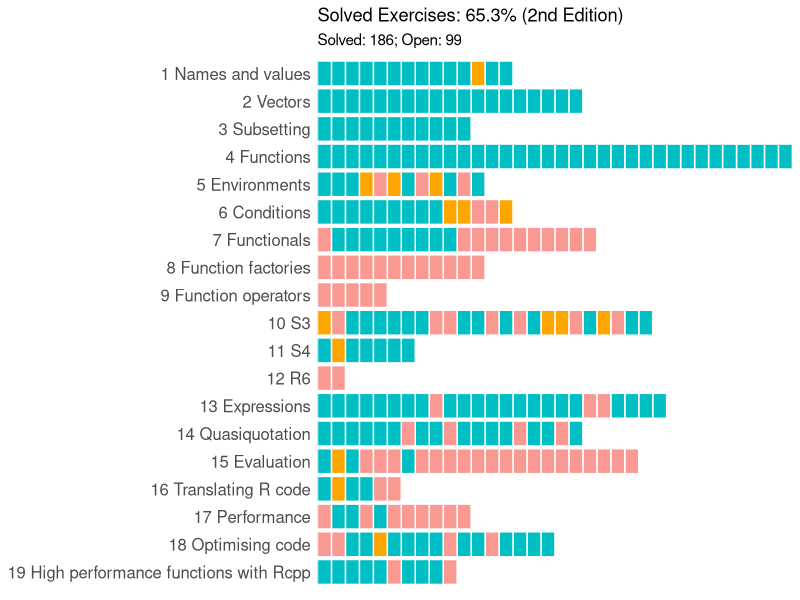

Write R code to recreate this figure. (Note: this script raises an error after producing the figure.)
## ---- chunk 1
knitr::opts_chunk$set(collapse = TRUE)  
## ---- chunk 2
library(dplyr)
library(tidyr)
library(ggplot2)
library(forcats)
library(methods)

df_new <- tibble::tribble(~ `1 Names and values`, ~ `2 Vectors`, ~ `3 Subsetting`, ~ `4 Functions`, ~ `5 Environments`, ~ `6 Conditions`, ~ `7 Functionals`, ~ `8 Function factories`,  ~ `9 Function operators`,  ~ `10 S3`, ~`11 S4`, ~`12 R6`, ~`13 Expressions`, ~`14 Quasiquotation`, ~`15 Evaluation`, ~`16 Translating R code`, ~ `17 Performance`, ~ `18 Optimising code`, ~ `19 High performance functions with Rcpp`,
                       "x",  "x",  "x",   "x",  "x",  "x",  "-",  "-",  "-",   "o",    "x",  "-",  "x",     "x",   "x",  "x",  "-",  "-",  "x",
                       "x",  "x",  "x",   "x",  "x",  "x",  "x",  "-",  "-",   "-",    "o",  "-",  "x",     "x",   "o",  "o",  "x",  "-",  "x",
                       "x",  "x",  "x",   "x",  "x",  "x",  "x",  "-",  "-",   "x",    "x",   NA,  "x",     "x",   "x",  "x",  "x",  "x",  "x",
                       "x",  "x",  "x",   "x",  "o",  "x",  "x",  "-",  "-",   "x",    "x",   NA,  "x",     "x",   "-",  "x",  "-",  "x",  "x",
                       "x",  "x",  "x",   "x",  "-",  "x",  "x",  "-",  "-",   "x",    "x",   NA,  "x",     "x",   "-",  "-",  "x",  "o",  "x",
                       "x",  "x",  "x",   "x",  "o",  "x",  "x",  "-",   NA,   "x",    "x",   NA,  "x",     "x",   "-",  "-",  "-",  "x",  "-",
                       "x",  "x",  "x",   "x",  "x",  "x",  "x",  "-",   NA,   "x",    "x",   NA,  "x",     "-",   "x",   NA,  "-",  "x",  "x",
                       "x",  "x",  "x",   "x",  "-",  "x",  "x",  "-",   NA,   "x",     NA,   NA,  "x",     "x",   "-",   NA,  "-",  "x",  "x",
                       "x",  "x",  "x",   "x",  "o",  "x",  "x",  "-",   NA,   "-",     NA,   NA,  "-",     "x",   "-",   NA,  "-",  "x",  "x",
                       "x",  "x",  "x",   "x",  "x",  "o",  "x",  "-",   NA,   "-",     NA,   NA,  "x",     "-",   "-",   NA,  "-",  "-",  "-",
                       "x",  "x",  "x",   "x",  "-",  "o",  "-",  "-",   NA,   "x",     NA,   NA,  "x",     "x",   "-",   NA,  "-",  "x",   NA,
                       "o",  "x",   NA,   "x",  "x",  "-",  "-",  "-",   NA,   "x",     NA,   NA,  "x",     "x",   "-",   NA,   NA,  "x",   NA,
                       "x",  "x",   NA,   "x",   NA,  "-",  "-",   NA,   NA,   "-",     NA,   NA,  "x",     "x",   "-",   NA,   NA,  "-",   NA,
                       "x",  "x",   NA,   "x",   NA,  "o",  "-",   NA,   NA,   "x",     NA,   NA,  "x",     "x",   "-",   NA,   NA,  "x",   NA,
                        NA,  "x",   NA,   "x",   NA,   NA,  "-",   NA,   NA,   "-",     NA,   NA,  "x",     "-",   "-",   NA,   NA,  "x",   NA,
                        NA,  "x",   NA,   "x",   NA,   NA,  "-",   NA,   NA,   "x",     NA,   NA,  "x",     "x",   "-",   NA,   NA,  "x",   NA,
                        NA,  "x",   NA,   "x",   NA,   NA,  "-",   NA,   NA,   "o",     NA,   NA,  "x",     "x",   "-",   NA,   NA,  "x",   NA,
                        NA,  "x",   NA,   "x",   NA,   NA,  "-",   NA,   NA,   "o",     NA,   NA,  "x",     "-",   "-",   NA,   NA,   NA,   NA,
                        NA,  "x",   NA,   "x",   NA,   NA,  "-",   NA,   NA,   "-",     NA,   NA,  "x",     "x",   "-",   NA,   NA,   NA,   NA,
                        NA,   NA,   NA,   "x",   NA,   NA,  "-",   NA,   NA,   "x",     NA,   NA,  "-",      NA,   "-",   NA,   NA,   NA,   NA,
                        NA,   NA,   NA,   "x",   NA,   NA,   NA,   NA,   NA,   "o",     NA,   NA,  "-",      NA,   "-",   NA,   NA,   NA,   NA,
                        NA,   NA,   NA,   "x",   NA,   NA,   NA,   NA,   NA,   "-",     NA,   NA,  "x",      NA,   "-",   NA,   NA,   NA,   NA,
                        NA,   NA,   NA,   "x",   NA,   NA,   NA,   NA,   NA,   "x",     NA,   NA,  "x",      NA,   "-",   NA,   NA,   NA,   NA,
                        NA,   NA,   NA,   "x",   NA,   NA,   NA,   NA,   NA,   "x",     NA,   NA,  "x",      NA,    NA,   NA,   NA,   NA,   NA,
                        NA,   NA,   NA,   "x",   NA,   NA,   NA,   NA,   NA,    NA,     NA,   NA,  "x",      NA,    NA,   NA,   NA,   NA,   NA,
                        NA,   NA,   NA,   "x",   NA,   NA,   NA,   NA,   NA,    NA,     NA,   NA,   NA,      NA,    NA,   NA,   NA,   NA,   NA,
                        NA,   NA,   NA,   "x",   NA,   NA,   NA,   NA,   NA,    NA,     NA,   NA,   NA,      NA,    NA,   NA,   NA,   NA,   NA,
                        NA,   NA,   NA,   "x",   NA,   NA,   NA,   NA,   NA,    NA,     NA,   NA,   NA,      NA,    NA,   NA,   NA,   NA,   NA,
                        NA,   NA,   NA,   "x",   NA,   NA,   NA,   NA,   NA,    NA,     NA,   NA,   NA,      NA,    NA,   NA,   NA,   NA,   NA,
                        NA,   NA,   NA,   "x",   NA,   NA,   NA,   NA,   NA,    NA,     NA,   NA,   NA,      NA,    NA,   NA,   NA,   NA,   NA,
                        NA,   NA,   NA,   "x",   NA,   NA,   NA,   NA,   NA,    NA,     NA,   NA,   NA,      NA,    NA,   NA,   NA,   NA,   NA,
                        NA,   NA,   NA,   "x",   NA,   NA,   NA,   NA,   NA,    NA,     NA,   NA,   NA,      NA,    NA,   NA,   NA,   NA,   NA,
                        NA,   NA,   NA,   "x",   NA,   NA,   NA,   NA,   NA,    NA,     NA,   NA,   NA,      NA,    NA,   NA,   NA,   NA,   NA,
                        NA,   NA,   NA,   "x",   NA,   NA,   NA,   NA,   NA,    NA,     NA,   NA,   NA,      NA,    NA,   NA,   NA,   NA,   NA)

df_new[] <- lapply(df_new, as.character)

df_new <- df_new %>% mutate(exercise = 1:n())

df_new <- gather_(df_new, "chapter", "solved", setdiff(names(df_new), "exercise"))
df_new <- df_new %>% filter(!is.na(solved))

quote_solutions <- mean(df_new$solved == "x")

df_new <- df_new %>%
  separate(chapter, "nr", sep = " ", remove = FALSE) %>% 
  mutate(nr = as.integer(nr), 
         chapter = factor(chapter),
         chapter = fct_reorder(chapter, nr, .desc = TRUE),
         solved = as.character(solved),
         id = 1:n())
df_new <- as_data_frame(df_new)

solved_exercises <- ggplot(df_new, aes(x = chapter, fill = solved, group = -id)) +
  scale_y_continuous(expand = c(0, 0)) +
  scale_fill_manual(values = c("#F99992", "orange", "#00BFC4")) +
  geom_bar(colour = "white") +
  theme(
  legend.position = "none",
  axis.text.x = element_blank(),
  axis.title.x = element_blank(),
  axis.ticks.x = element_blank(),
  axis.text.y = element_text(size = 12),
  axis.title.y = element_blank(),
  axis.ticks.y = element_blank()
  ) +
  coord_flip() +
  theme(
  axis.line = element_blank(),
  panel.grid.major = element_blank(),
  panel.grid.minor = element_blank(),
  panel.border = element_blank(),
  panel.background = element_blank()
  ) +
  ggtitle(paste0("Solved Exercises: ", round(100 * quote_solutions, 1), "% (2nd Edition)"),
    subtitle = paste0("Solved: ", sum(df_new$solved == "x"),
      "; Open: ", length(df_new$solved) - sum(df_new$solved == "x")
    )
  )

  solved_exercises
## ---- chunk 3
df <- tibble::tribble(~`1 Data structures`, ~`2 Subsetting`, ~`3 Functions`, ~`4 OO field guide`, ~`5 Environments`, ~`6 Exceptions and debugging`, ~`7 Functional programming`, ~`8 Functionals`, ~`9 Function operators`, ~`10 Non standard evaluation`, ~`11 Expressions`, ~`12 Domain specific languages`, ~`13 Performance`, ~`14 Profiling`, ~`15 Memory`, ~`16 Rcpp`,
                      "x",             "x",            "x",                 "x",               "x",                           "-",                         "x",              "x",                     "x",                           "x",               "x",                             "-",               "-",             "x",          "x",        "x",
                      "x",             "x",            "x",                 "x",               "x",                           "x",                         "x",              "x",                     "x",                           "x",               "x",                             "-",               "x",             "x",          "x",        "x",                                                                      
                      "x",             "x",            "x",                 "x",               "x",                           "x",                         "x",              "x",                     "x",                           "x",               "x",                             "-",               "x",             "-",          "x",        "x",                                   
                      "x",             "x",            "x",                 "x",               "x",                            NA,                         "-",              "x",                     "x",                           "x",               "x",                             "-",               "-",             "x",          "x",        "x",                                   
                      "x",             "x",            "x",                 "x",               "x",                            NA,                         "x",              "x",                     "x",                           "x",               "x",                             "-",               "x",             "x",          "-",        "x",                                   
                      "x",             "x",            "x",                 "x",               "x",                            NA,                         "x",              "x",                     "-",                           "x",               "x",                             "-",               "-",             "x",          "-",        "-",                                   
                      "x",             "x",            "x",                 "x",               "x",                            NA,                         "x",              "x",                     "x",                           "x",               "x",                             "-",               "-",             "x",          "-",        "x",                                   
                      "x",             "x",            "x",                 "x",               "x",                            NA,                         "x",              "x",                     "x",                           "x",               "x",                              NA,               "-",             "-",          "-",        "x",                                   
                      "x",             "x",            "x",                 "-",               "x",                            NA,                         "x",              "x",                     "x",                           "x",               "x",                              NA,               "-",             "x",          "-",        "x",                                   
                      "x",             "x",            "x",                 "x",               "x",                            NA,                         "x",              "x",                     "x",                           "x",               "x",                              NA,               "-",             "x",           NA,        "-",                                   
                      "x",              NA,            "x",                 "x",               "x",                            NA,                         "x",              "x",                     "-",                           "x",               "x",                              NA,               "-",             "-",           NA,         NA,                                   
                      "x",              NA,            "x",                  NA,               "x",                            NA,                         "x",              "-",                     "-",                           "x",               "-",                              NA,                NA,             "x",           NA,         NA,                                   
                      "x",              NA,            "x",                  NA,               "x",                            NA,                         "-",              "x",                     "x",                           "x",               "x",                              NA,                NA,             "x",           NA,         NA,                                   
                      "x",              NA,            "x",                  NA,               "x",                            NA,                         "-",              "x",                     "-",                           "x",               "x",                              NA,                NA,             "x",           NA,         NA,                                   
                      "x",              NA,            "x",                  NA,               "x",                            NA,                          NA,              "x",                     "x",                           "x",               "x",                              NA,                NA,             "x",           NA,         NA,                                   
                      NA,              NA,            "x",                  NA,                NA,                            NA,                          NA,              "x",                     "x",                           "x",               "x",                              NA,                NA,              NA,           NA,         NA,                                   
                      NA,              NA,            "x",                  NA,                NA,                            NA,                          NA,              "x",                     "x",                           "x",               "-",                              NA,                NA,              NA,           NA,         NA,                                   
                      NA,              NA,            "x",                  NA,                NA,                            NA,                          NA,              "x",                     "-",                           "x",               "-",                              NA,                NA,              NA,           NA,         NA,                                   
                      NA,              NA,            "x",                  NA,                NA,                            NA,                          NA,              "x",                     "x",                           "x",               "x",                              NA,                NA,              NA,           NA,         NA,                                   
                      NA,              NA,             NA,                  NA,                NA,                            NA,                          NA,              "x",                      NA,                           "x",               "-",                              NA,                NA,              NA,           NA,         NA,                                   
                      NA,              NA,             NA,                  NA,                NA,                            NA,                          NA,              "x",                      NA,                           "x",               "x",                              NA,                NA,              NA,           NA,         NA,                                   
                      NA,              NA,             NA,                  NA,                NA,                            NA,                          NA,              "x",                      NA,                           "x",               "x",                              NA,                NA,              NA,           NA,         NA,                                   
                      NA,              NA,             NA,                  NA,                NA,                            NA,                          NA,              "-",                      NA,                           "x",               "x",                              NA,                NA,              NA,           NA,         NA,                                   
                      NA,              NA,             NA,                  NA,                NA,                            NA,                          NA,              "x",                      NA,                           "x",               "x",                              NA,                NA,              NA,           NA,         NA,                                   
                      NA,              NA,             NA,                  NA,                NA,                            NA,                          NA,              "x",                      NA,                           "x",               "x",                              NA,                NA,              NA,           NA,         NA,                                   
                      NA,              NA,             NA,                  NA,                NA,                            NA,                          NA,              "x",                      NA,                            NA,               "-",                              NA,                NA,              NA,           NA,         NA,                                   
                      NA,              NA,             NA,                  NA,                NA,                            NA,                          NA,               NA,                      NA,                            NA,               "x",                              NA,                NA,              NA,           NA,         NA,                                   
                      NA,              NA,             NA,                  NA,                NA,                            NA,                          NA,               NA,                      NA,                            NA,               "x",                              NA,                NA,              NA,           NA,         NA,                                   
                      NA,              NA,             NA,                  NA,                NA,                            NA,                          NA,               NA,                      NA,                            NA,               "x",                              NA,                NA,              NA,           NA,         NA,                                   
                      NA,              NA,             NA,                  NA,                NA,                            NA,                          NA,               NA,                      NA,                            NA,               "-",                              NA,                NA,              NA,           NA,         NA,                                   
                      NA,              NA,             NA,                  NA,                NA,                            NA,                          NA,               NA,                      NA,                            NA,               "x",                              NA,                NA,              NA,           NA,         NA,                                   
                      NA,              NA,             NA,                  NA,                NA,                            NA,                          NA,               NA,                      NA,                            NA,               "x",                              NA,                NA,              NA,           NA,         NA,                                   
                      NA,              NA,             NA,                  NA,                NA,                            NA,                          NA,               NA,                      NA,                            NA,               "-",                              NA,                NA,              NA,           NA,         NA,                                   
                      NA,              NA,             NA,                  NA,                NA,                            NA,                          NA,               NA,                      NA,                            NA,               "x",                              NA,                NA,              NA,           NA,         NA,                                   
                      NA,              NA,             NA,                  NA,                NA,                            NA,                          NA,               NA,                      NA,                            NA,               "x",                              NA,                NA,              NA,           NA,         NA)

df[df == "x"] <- TRUE
df[df == "-"] <- FALSE
#df[df == ""] <- NA 

df[] <- lapply(df, as.logical)

df <- df %>% mutate(exercise = 1:n())

df <- gather_(df, "chapter", "solved", setdiff(names(df), "exercise"))
df <- df %>% filter(!is.na(solved))

quote_solutions <- mean(df$solved)
  
df <- df %>% 
  separate(chapter, "nr", sep = " ", remove = FALSE) %>% 
  mutate(nr = as.integer(nr), 
         chapter = factor(chapter),
         chapter = fct_reorder(chapter, nr, .desc = TRUE),
         solved = as.character(solved),
         id = 1:n())
df <- as_data_frame(df)

solved_exercises <- ggplot(df, aes(x = chapter, fill = solved, group = -id)) +
  scale_y_continuous(expand = c(0,0)) +
  geom_bar(colour = "white") + 
  theme(legend.position="none",
        axis.text.x = element_blank(),
        axis.title.x = element_blank(),
        axis.ticks.x = element_blank(),
        axis.text.y = element_text(size=12),
        axis.title.y = element_blank(),
        axis.ticks.y = element_blank()) +
  coord_flip() +
  theme(axis.line = element_blank(),
        panel.grid.major = element_blank(),
        panel.grid.minor = element_blank(),
        panel.border = element_blank(),
        panel.background = element_blank()) +
  ggtitle(paste0("Solved Exercises: ", round(100 * quote_solutions, 1), "% (1st Edition)"))

solved_exercises
## ---- chunk 4
# automatically create a bib database for R packages
knitr::write_bib(c(.packages(), 'bookdown', 'knitr', 'rmarkdown'),
                 'packages.bib')
